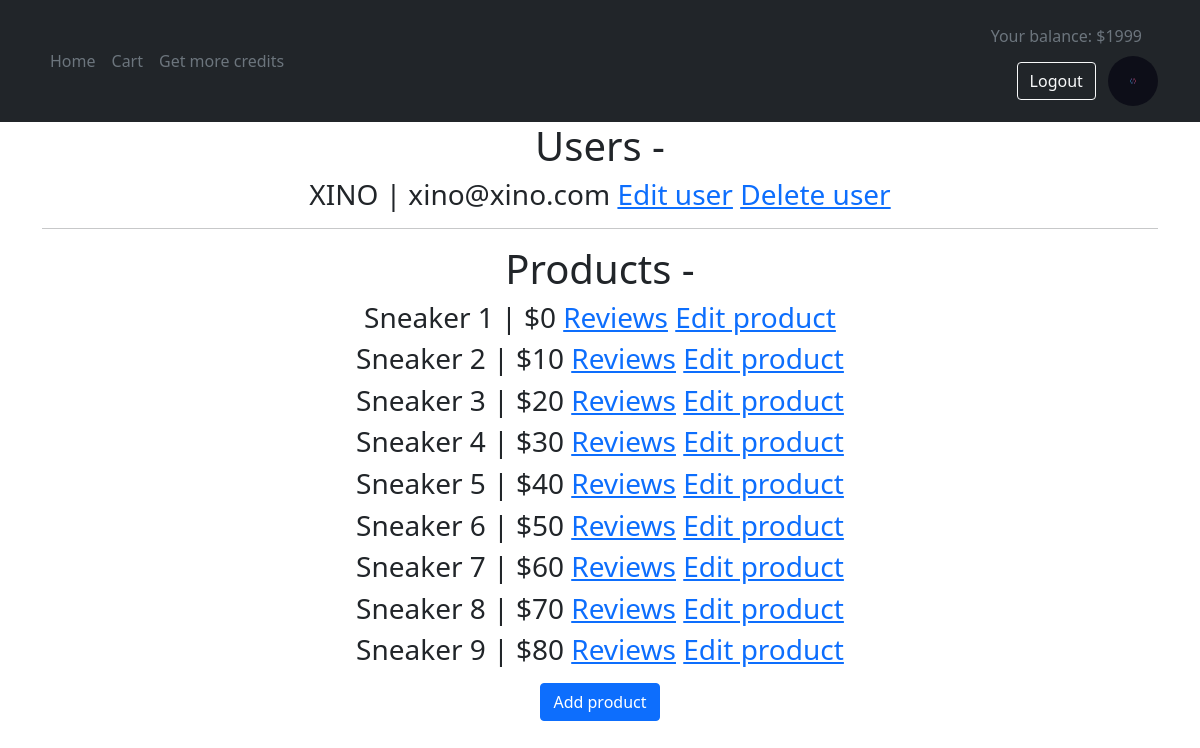
The app's page /admin (signed in) with its own data.
### hack/models.py (models this page shows)
class User(db.Model,UserMixin):
    id = db.Column(db.Integer,primary_key = True)
    image = db.Column(db.String, default='default.png')
    username = db.Column(db.String, nullable=False)
    email = db.Column(db.String(64),index=True)
    password = db.Column(db.String)
    credits = db.Column(db.Integer, default=1000)
    products = db.relationship('Product', backref='user')
    reviews = db.relationship('Review')

class Product(db.Model):
    id = db.Column(db.Integer, primary_key=True)
    image = db.Column(db.String, nullable=False)
    category = db.Column(db.String, nullable=False)
    name = db.Column(db.String, nullable=False)
    price = db.Column(db.Integer, nullable=False)
    user_id = db.Column(db.Integer, db.ForeignKey('user.id'))
    reviews = db.relationship('Review', backref='product')

### app.py (the view)
@app.route('/admin')
@login_required
def admin():
    if current_user.username == 'XINO':
        products = Product.query.all()
        users = User.query.all()
        reviews = Review.query.all()
        return render_template('admin.html', users=users, products=products, reviews=reviews)
    abort(403)

### hack/models.py (called while the page is built)
@login_manager.user_loader
def load_user(user_id):
    return User.query.get(user_id)

### hack/templates/admin.html (shortened to what this page needs)
{% extends 'base.html' %}
{% block content %}
<center>
    <h1>Users -</h1>
    {% for user in users %}
        <h3>{{user.username}} | {{user.email}} <a href="/edit_user/{{user.id}}">Edit user</a> <a href="/delete_user/{{user.id}}">Delete user</a></h3>
    {% endfor %}
    <hr>
    <h1>Products - </h1>
    {% for product in products %}
        <h3>{{product.name}} | ${{product.price}} <a href="/review/{{product.id}}">Reviews</a> <a href="/edit_product/{{product.id}}">Edit product</a></h3>
    {% endfor %}
    <a href="/add_prod" class="btn btn-primary mt-2">Add product</a>
</center>
{% endblock %}

### hack/templates/base.html (shortened to what this page needs)
<!DOCTYPE html>
<html lang="en">
  <head>
    <link
      href="https://cdn.jsdelivr.net/npm/bootstrap@5.0.2/dist/css/bootstrap.min.css"
      rel="stylesheet"
    />
  </head>
  <body>
    <header class="p-3 text-light bg-dark">
      <div class="container">
        <div class="d-flex flex-wrap align-items-center justify-content-center justify-content-lg-start">
          <ul class="nav col-12 col-lg-auto me-lg-auto mb-2 justify-content-center mb-md-0">
            <li><a href="/" class="nav-link px-2 text-secondary">Home</a></li>
            {% if current_user.is_authenticated %}
            <li><a href="/cart" class="nav-link px-2 text-secondary">Cart</a></li>
            <li><a href="/get_credits" class="nav-link px-2 text-secondary">Get more credits</a></li>
            {% endif %}
          </ul>
          <div class="text-end">
            {% if current_user.is_authenticated %}
            <a class="nav-link px-2 text-secondary me-2">Your balance: ${{current_user.credits}}</a>
            <a href="/logout">
              <button type="button" class="btn btn-outline-light me-2">Logout</button></a>
              <a href="/profile"><img height="50" width='50' class='rounded-circle' src='/static/users/{{current_user.image}}'></a>
            {% else %}
            <a href="/login">
              <button type="button" class="btn btn-outline-light me-2">Login</button></a>
              <a href="/reg">
              <button type="button" class="btn btn-primary">Register</button></a>
            {% endif %}
          </div>
        </div>
      </div>
    </header>
    <div class="container">{% block content %}{% endblock %}</div>
  </body>
</html>

### records on screen
User: credits "1999", image (picture), username "XINO", email "xino@xino.com"
Product: name "Sneaker 1", price "0"
Product: name "Sneaker 2", price "10"
Product: name "Sneaker 3", price "20"
Product: name "Sneaker 4", price "30"
Product: name "Sneaker 5", price "40"
Product: name "Sneaker 6", price "50"
Product: name "Sneaker 7", price "60"
Product: name "Sneaker 8", price "70"
Product: name "Sneaker 9", price "80"
